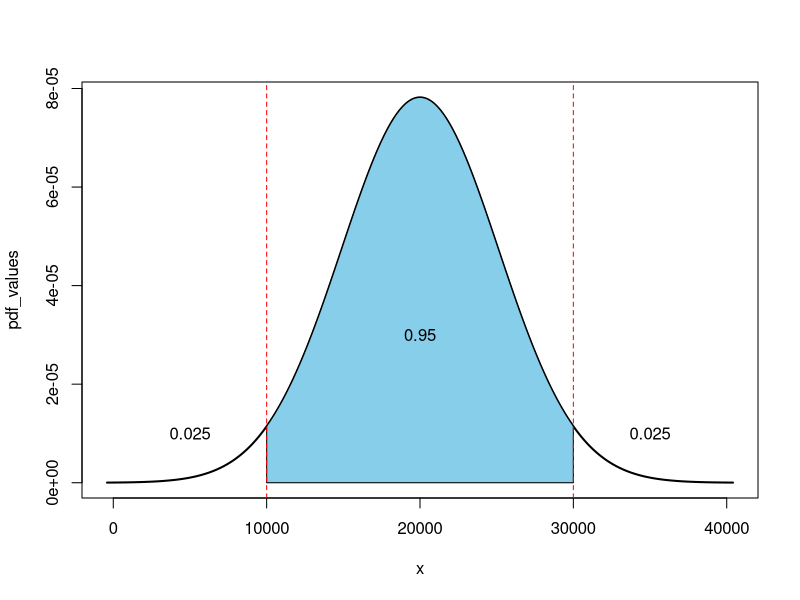

Generate this figure with R:
## ---- chunk 1
knitr::opts_chunk$set(echo = TRUE)
## ---- chunk 2
x <- seq(20000 - 4 *5102, 20000 + 4 * 5102, length = 1000)
pdf_values <- dnorm(x, 20000, 5102)
plot(x, pdf_values, type = "l", lwd = 2)
polygon(c(10000, seq(10000, 30000, length = 100), 30000), c(0, dnorm(seq(10000, 30000, length = 100), 20000, 5102), 0), col = "skyblue")
abline(v = 10000, lty = 2, col = "red")
abline(v = 30000, lty = 2, col = "red")
text(20000, 0.00003, expression(0.95), col = "black")
text(5000, 0.00001, expression(0.025), col = "black")
text(35000, 0.00001, expression(0.025), col = "black")

## ---- chunk 3
1-pnorm(c(15000, 18000, 24000, 28000), mean=20000, sd=5102)
